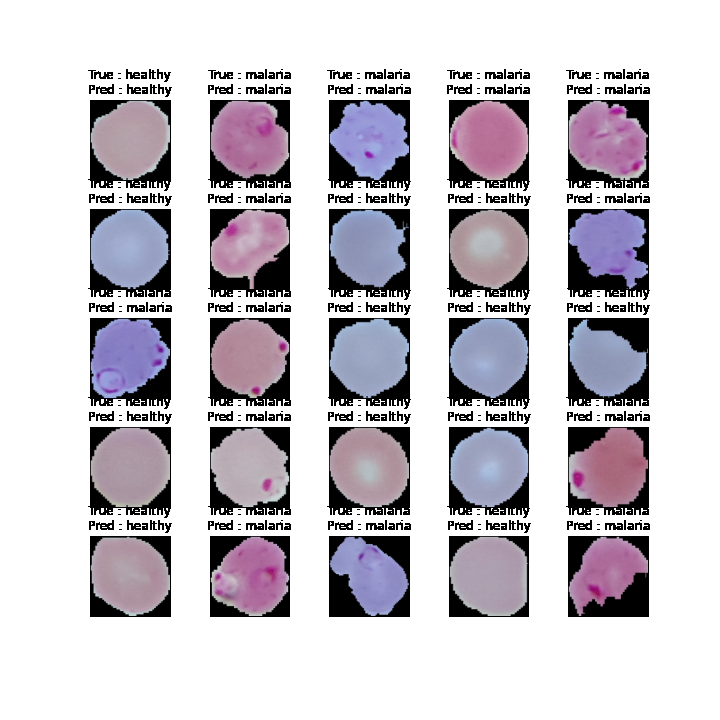
#> input picture output/image/Test_Prediction_from_basic_CNN 20210516-204142.png, 720 x 720 px, given as the content of the folder ../data/cell_images/Parasitized, which was not available
$ jupyter execute --allow-errors '1. Image Read and Visualization.ipynb'   (shell and % lines are left out)   (text cells are left out)
#> lines starting #> are read from the running program, lines starting #| are printed output that depends on the picture; pictures that were not available may be replaced by others from this repository, and a replacement may not be noted
[cell 1]
import os
import glob

images_dir = r'..\data\cell_images'
malaria_dir = os.path.join(images_dir,'Parasitized')
healthy_dir = os.path.join(images_dir,'Uninfected')

malaria_img = glob.glob(malaria_dir+'\*.png')
healthy_img = glob.glob(healthy_dir+'\*.png')

print('Malaria images : %d' %len(malaria_img))
print('Healthy images : %d' %len(healthy_img))

[cell 2]
import numpy as np
import pandas as pd
import cv2
from tqdm import tqdm

data_frac = 0.5

df = pd.DataFrame({
    'img': malaria_img + healthy_img,
    'label': ['malaria']*len(malaria_img) + ['healthy']*len(healthy_img)
}).sample(frac=data_frac).reset_index(drop=True)

img_num = df.shape[0]

dim1 = []
dim2 = []

for i in range(img_num):
    dim1.append(cv2.imread(df.img[i]).shape[0])
    dim2.append(cv2.imread(df.img[i]).shape[1])

df['dim1'] = dim1
df['dim2'] = dim2

df

[cell 3]
import matplotlib.pyplot as plt
import seaborn as sns
sns.set()

plt.figure(1, figsize=(10,10))

#> (the rest of this cell did not finish here and is left out)

[cell 4]
plt.figure(figsize=(8,4))
sns.countplot(x='label', data=df)
plt.title('Number of Each Class in {0:.1f} percent of Data'.format(data_frac*100))

output_dir = r'..\output\plot\\'
image_name = output_dir+'Data_Balance.png'
plt.savefig(image_name)
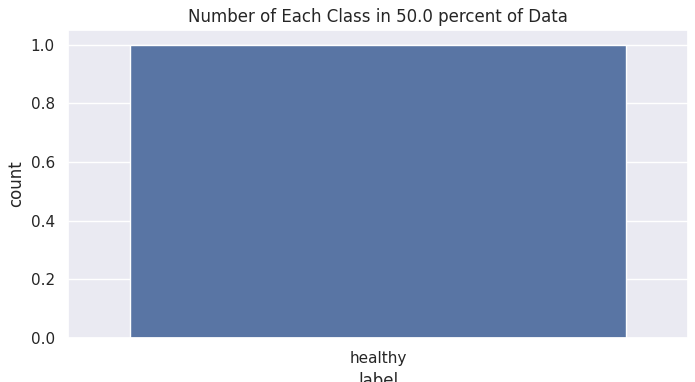
#> figure drawn by matplotlib, 1 panel

plt.show()

[cell 5]
p = sns.jointplot(data=df,x='dim1',y='dim2', hue='label', s=100, height=10)
p.fig.suptitle("Image Dimension Distribution")
p.ax_joint.collections[0].set_alpha(1)
p.fig.tight_layout()

output_dir = r'..\output\plot\\'
image_name = output_dir+'Dimension_Distribution.png'
plt.savefig(image_name)
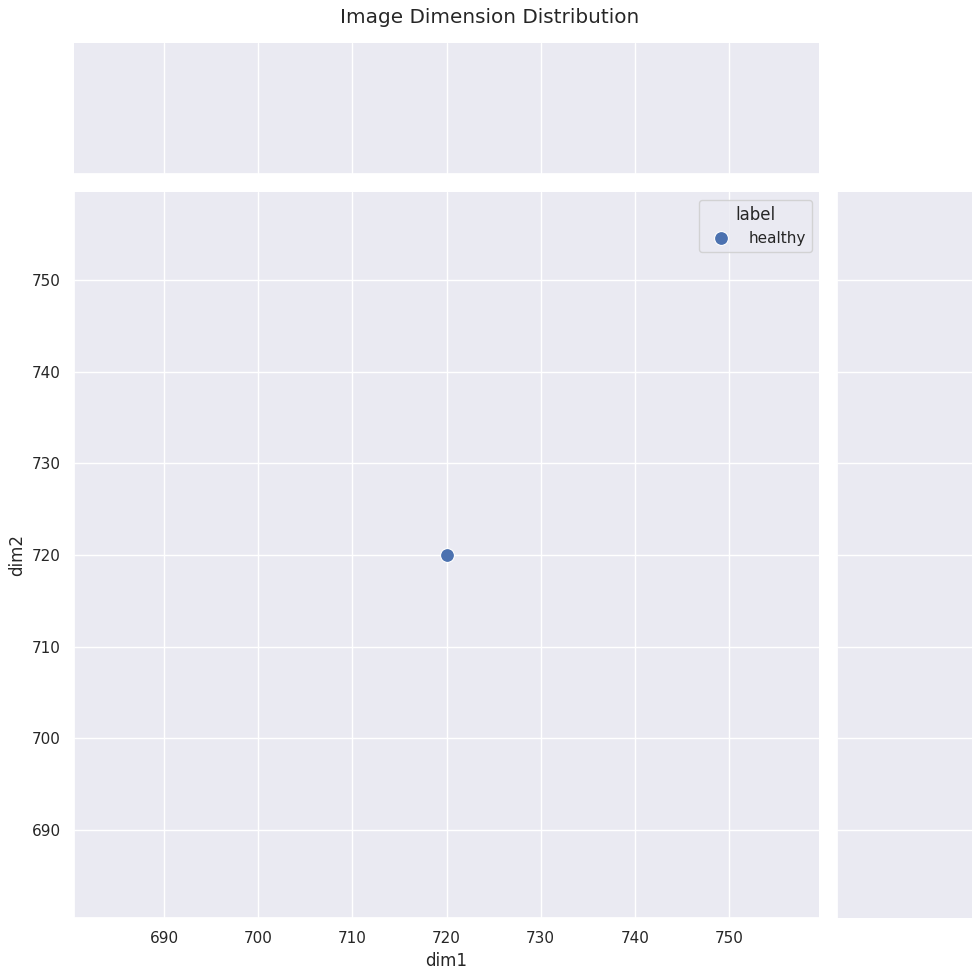
#> figure drawn by matplotlib, 1 panel
#> further down, img is the input picture: shape (720, 720, 3); mean B, G, R 205.2, 198.5, 202.7
#> `img = cv2.resize(img, resize, interpolation = cv2.INTER_CUBIC)`:
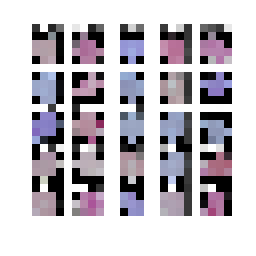
#> img: shape (32, 32, 3) (shown 8 times larger); mean B, G, R 196.7, 190.2, 194.3

[cell 6]
df.describe()

[cell 7]
resize = (32,32)

plt.figure(1, figsize=(10,10))

#> (the rest of this cell did not finish here and is left out)
